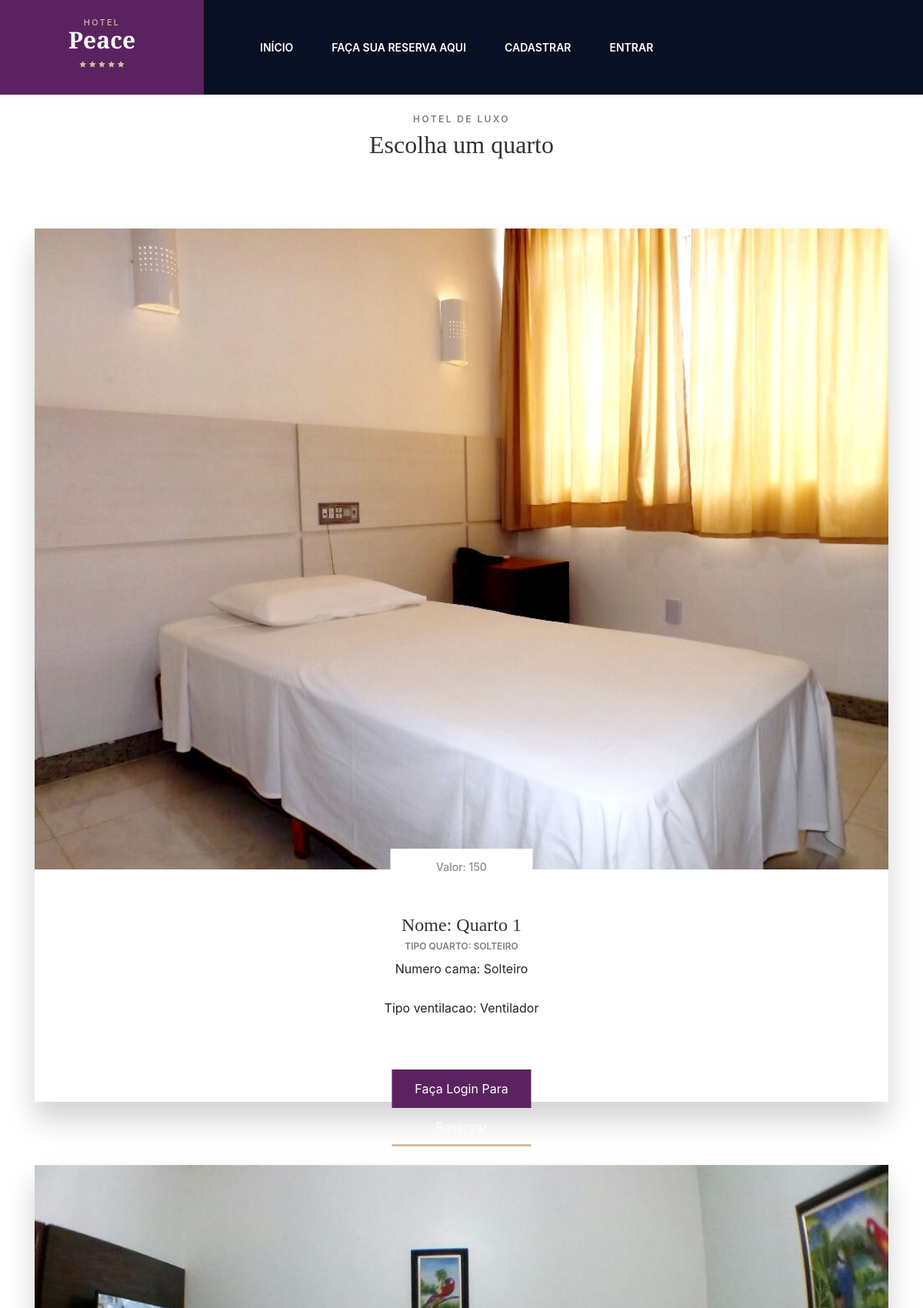
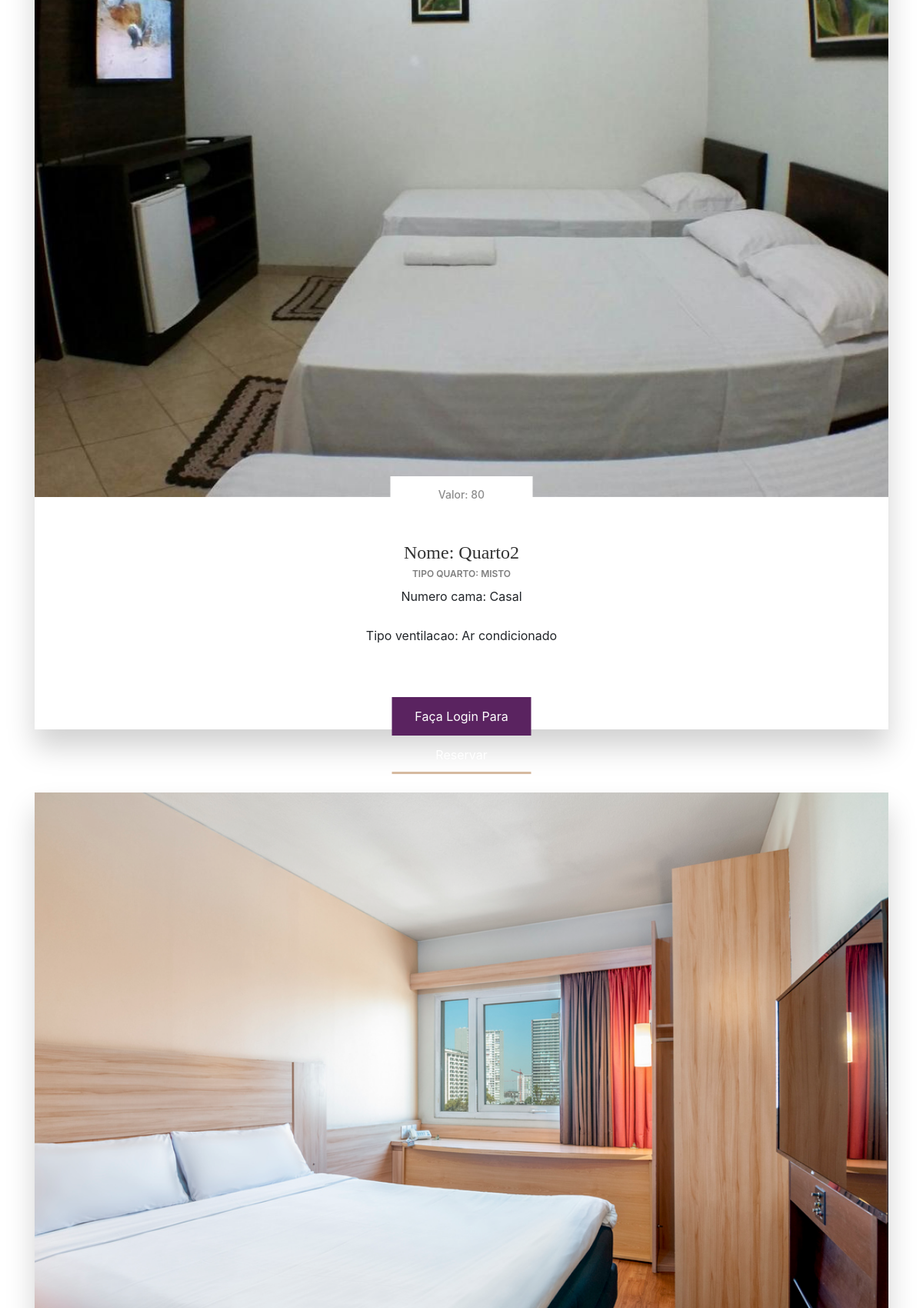
Page /reserva.php (upper part) on the committed database (2 pictures, top to bottom).
### tables this page shows
CREATE TABLE IF NOT EXISTS `acomodacoes` (
  `Id` int(11) NOT NULL AUTO_INCREMENT,
  `Nome` varchar(50) NOT NULL,
  `TipoQuarto` varchar(50) NOT NULL,
  `NumeroCama` varchar(50) NOT NULL,
  `TipoVentilacao` varchar(50) NOT NULL,
  `Valor` varchar(50) NOT NULL,
  `Foto` varchar(50) NOT NULL,
  `status` varchar(45) NOT NULL,
  PRIMARY KEY (`Id`)
);

### reserva.php (the view, shortened to what this page needs)
<!DOCTYPE html>
<html>
<head>
    <link rel="stylesheet" type="text/css" href="styles/bootstrap-4.1.2/bootstrap.min.css">
    <link href="plugins/font-awesome-4.7.0/css/font-awesome.min.css" rel="stylesheet" type="text/css">
    <link href="plugins/colorbox/colorbox.css" rel="stylesheet" type="text/css">
    <link rel="stylesheet" type="text/css" href="plugins/OwlCarousel2-2.2.1/owl.carousel.css">
    <link rel="stylesheet" type="text/css" href="plugins/OwlCarousel2-2.2.1/owl.theme.default.css">
    <link rel="stylesheet" type="text/css" href="plugins/OwlCarousel2-2.2.1/animate.css">
    <link rel="stylesheet" type="text/css" href="styles/main_styles.css">
    <link rel="stylesheet" type="text/css" href="styles/responsive.css">
    <?php
        include_once("headLink.php");
    ?>
</head>
<body>
    <?php
        include_once("menu.php");
        include_once("dao/conexao.php");
                $consulta = "select * FROM acomodacoes WHERE status = 'ativo'";
                $categorias = mysqli_query($conecta,$consulta);
    ?>
        <div class="rooms">
        <div class="container">
            <div class="row">
                <div class="col">
                    <div class="section_title_container text-center magic_up" style="margin-top: 50px">
                        <div class="section_subtitle">Hotel de Luxo</div>
                        <div class="section_title"><h2>Escolha um quarto</h2></div>
                    </div>
                </div>
            </div>
                <?php
            while($registro = mysqli_fetch_assoc($categorias)){
            echo
            "  <div class='row room_row magic_up'>
                <div class='col-lg-12 room_col'>
                <div class='room'>
                <img src='images/".$registro['Foto']."' alt='' style='width:100%'>
                                        <div class='room_content text-center'>
                                        <h4>Nome: ".$registro['Nome']."</h4>
                            <div class='room_price'><span>Valor: ".$registro['Valor']."</span><br></div>
                            <div class='room_type'><span>Tipo quarto: ".   $registro['TipoQuarto']."</span><br></div>
                            <div class='room_title'><span>Numero cama: ".$registro['NumeroCama']."</span><br></div>
                            <div class='room_text'><span>Tipo ventilacao: ".$registro['TipoVentilacao']."</span><br></div>
                             <br>";
                if(isset($_SESSION['ID'])){
                    echo"   <form action='dao/reservar.php' >
                                <input type='date' name='data'>
                                <input type='hidden' value='".$registro['Id']."' name='id'>
                                <button class='btn btn-outline-info ' href=''>Reservar</button>
                            </form>
                        ";
                }else{
                    echo"
                    <a  class='button_container room_button'><div class='button text-center'><span>Faça Login Para Reservar</span></div></a>";
                }
                echo "</div><br></div></div></div>";
            }
            ?>
            </div>
        </div>
</body>
</html>

### styles/main_styles.css (style rules this page uses)
* { margin: 0; padding: 0; -webkit-font-smoothing: antialiased; -webkit-text-shadow: rgba(0,0,0,.01) 0 0 1px; text-shadow: rgba(0,0,0,.01) 0 0 1px; }
body { font-family: 'Montserrat', sans-serif; font-size: 14px; font-weight: 400; background: #FFFFFF; color: #a5a5a5; }
div { display: block; position: relative; -webkit-box-sizing: border-box; -moz-box-sizing: border-box; box-sizing: border-box; }
a, a:hover, a:visited, a:active, a:link { text-decoration: none; -webkit-font-smoothing: antialiased; -webkit-text-shadow: rgba(0,0,0,.01) 0 0 1px; text-shadow: rgba(0,0,0,.01) 0 0 1px; }
h2 { font-size: 48px; }
h4 { font-size: 24px; }
h1, h2, h3, h4, h5, h6 { font-family: 'Playfair Display', serif; font-weight: 700; color: #333333; line-height: 1.25; -webkit-font-smoothing: antialiased; -webkit-text-shadow: rgba(0,0,0,.01) 0 0 1px; text-shadow: rgba(0,0,0,.01) 0 0 1px; }
.button_container { display: inline-block; }
.button { width: 181px; height: 50px; background: #5a2360; -webkit-transition: all 200ms ease; -moz-transition: all 200ms ease; -ms-transition: all 200ms ease; -o-transition: all 200ms ease; transition: all 200ms ease; }
.button span { display: inline-block; position: relative; font-size: 16px; font-weight: 400; color: #FFFFFF; line-height: 50px; }
.button span::after { display: block; position: absolute; left: 0; bottom: 0px; width: 100%; height: 3px; background: #d6baa0; content: ''; }
.section_subtitle { font-size: 12px; font-weight: 600; letter-spacing: 0.2em; text-transform: uppercase; color: #7e7e7e; line-height: 0.75; }
.section_title { margin-top: 10px; }
.rooms { width: 100%; background: #FFFFFF; padding-top: 100px; padding-bottom: 124px; }
.room_row { margin-top: 82px; }
.room { box-shadow: 0px 23px 35px rgba(4,4,4,0.18); }
.room_content { padding-top: 58px; padding-left: 30px; padding-right: 30px; padding-bottom: 62px; }
.room_type { font-size: 12px; font-weight: 600; color: #7e7e7e; text-transform: uppercase; line-height: 0.75; }
.room_title { margin-top: 13px; }
.room_text { margin-top: 27px; }
.room_price { position: absolute; left: 50%; -webkit-transform: translateX(-50%); -moz-transform: translateX(-50%); -ms-transform: translateX(-50%); -o-transform: translateX(-50%); transform: translateX(-50%); top: -27px; width: 185px; height: 47px; background: #FFFFFF; line-height: 47px; font-size: 14px; color: #5a2360; font-weight: 500; }
.room_price span { color: #8d8d8d; }
.room_button { position: absolute; left: 50%; -webkit-transform: translateX(-50%); -moz-transform: translateX(-50%); -ms-transform: translateX(-50%); -o-transform: translateX(-50%); transform: translateX(-50%); bottom: -32px; }

### rows in the picture
acomodacoes: Foto (picture), Nome "Quarto 1", Valor "150", TipoQuarto "SOLTEIRO", NumeroCama "Solteiro", TipoVentilacao "Ventilador", shows "Faça Login Para Reservar"
acomodacoes: Foto (picture), Nome "Quarto2", Valor "80", TipoQuarto "MISTO", NumeroCama "Casal", TipoVentilacao "Ar condicionado", shows "Faça Login Para Reservar"
acomodacoes: Foto (picture)
